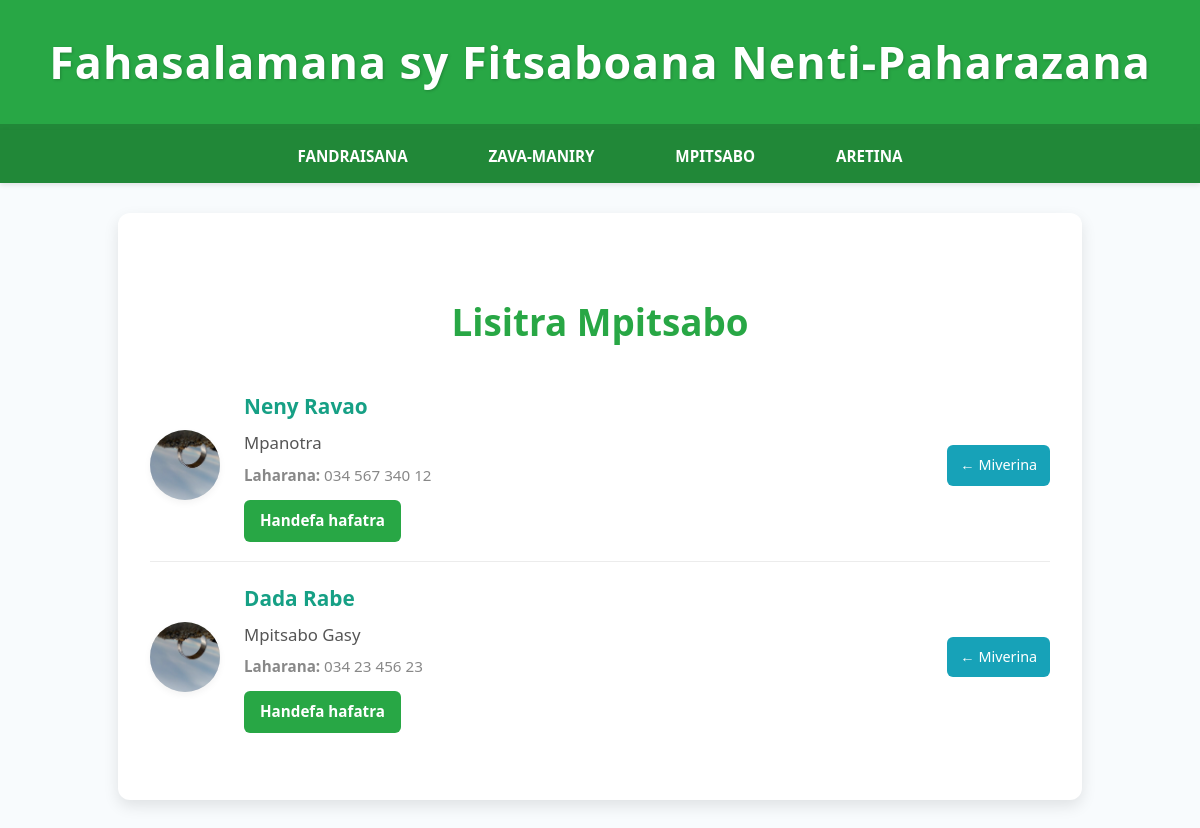
/mpitsabo/list_for_mpampiasa/ (signed in), run on the app's committed database.
### fahasalamana/models.py (models this page shows, shortened)
class Mpitsabo(models.Model):
    mpampiasa = models.OneToOneField('Mpampiasa', on_delete=models.CASCADE, related_name='mpitsabo')
    anarana = models.CharField(max_length=100)
    sary = models.ImageField(upload_to='sary_mpitsabo/', blank=True, null=True)
    momba = models.TextField(blank=True)
    laharana = models.CharField(max_length=100, blank=True, verbose_name="Laharana fahamarinana")
    taona_asa = models.PositiveIntegerField(default=0, verbose_name="Taona niasana")

### fahasalamana/views.py (the view)
# urls.py: path('mpitsabo/list_for_mpampiasa/', mpitsabo_list_for_mpampiasa, name='mpitsabo_list_for_mpampiasa'),
@login_required
def mpitsabo_list_for_mpampiasa(request):
    mpitsabo_list = Mpitsabo.objects.all()
    return render(request, 'mpitsabo_list_for_mpampiasa.html', {
        'mpitsabo_list': mpitsabo_list
    })

### fahasalamana/templates/mpitsabo_list_for_mpampiasa.html (shortened to what this page needs)
<!DOCTYPE html>
<html lang="mg">
<head>
</head>
<body>
    <header class="loham-boambirano">
        <h1>Fahasalamana sy Fitsaboana Nenti-Paharazana</h1>
    </header>
    <nav class="sakafo-navigasiona">
        <a href="{% url 'fandraisana' %}">Fandraisana</a>
        <a href="{% url 'zavamaniry_list' %}">Zava-maniry</a>
        <a href="{% url 'mpitsabo_list_for_mpampiasa' %}">Mpitsabo</a>
        <a href="{% url 'aretina_list' %}">Aretina</a>
    </nav>
    <div class="mpitsabo-list-container">
        <h2 style="text-align: center; margin-bottom: 1rem;">Lisitra Mpitsabo</h2>
        {% for mpitsabo in mpitsabo_list %}
        <div class="mpitsabo-item">
            {% if mpitsabo.sary %}
                <img src="{{ mpitsabo.sary.url }}" alt="Sary mpitsabo" class="mpitsabo-avatar">
            {% else %}
                <div class="mpitsabo-avatar"></div>
            {% endif %}
            <div class="mpitsabo-info">
                <div class="mpitsabo-name">{{ mpitsabo.anarana }}</div>
                <div class="mpitsabo-desc">{{ mpitsabo.momba|default:"(Tsy nisy fanazavana)"|truncatechars:60 }}</div>
                <div class="mpitsabo-laharana"><strong>Laharana:</strong> {{ mpitsabo.laharana|default:"-" }}</div>
                <a href="{% url 'hafa_hafatra' mpitsabo.mpampiasa.id %}" class="btn-hafatra">Handefa hafatra</a>
            </div>
            <a href="{% url 'mpampiasa_list_for_mpitsabo' %}" class="btn-retour">← Miverina</a>
        </div>
        {% empty %}
        <p>Tsy misy mpitsabo voasoratra.</p>
        {% endfor %}
    </div>
</body>
</html>

### fahasalamana/templates/mpitsabo_list_for_mpampiasa.html (style rules this page uses)
body { background-color: #f8fbfd; color: #2c3e50; font-family: 'Segoe UI', Tahoma, Geneva, Verdana, sans-serif; line-height: 1.7; margin: 0; padding: 0; }
.loham-boambirano { background-color: #28a745; color: white; padding: 1.5rem 0; text-align: center; border-bottom: 6px solid #218838; box-shadow: 0 4px 8px rgba(0, 0, 0, 0.15); }
.loham-boambirano h1 { margin: 0; font-size: 2.8em; letter-spacing: 1px; text-shadow: 1px 1px 3px rgba(0, 0, 0, 0.2); }
.sakafo-navigasiona { background-color: #218838; padding: 0.8rem 0; text-align: center; box-shadow: 0 2px 5px rgba(0, 0, 0, 0.1); }
.sakafo-navigasiona a { color: white; text-decoration: none; margin: 0 1.2rem; padding: 0.7rem 1.2rem; border-radius: 25px; transition: background-color 0.3s ease, transform 0.2s ease; font-weight: 600; text-transform: uppercase; font-size: 0.95em; }
.mpitsabo-list-container { padding: 3rem 2rem; max-width: 900px; margin: 30px auto; background-color: #ffffff; border-radius: 12px; box-shadow: 0 6px 15px rgba(0, 0, 0, 0.1); }
.mpitsabo-list-container h2 { text-align: center; color: #28a745; font-size: 2.3rem; margin-bottom: 2rem; font-weight: 700; }
.mpitsabo-item { display: flex; align-items: center; padding: 1.2rem 0; border-bottom: 1px solid #ececec; transition: background 0.2s; }
.mpitsabo-item:last-child { border-bottom: none; }
.mpitsabo-avatar { width: 70px; height: 70px; border-radius: 50%; object-fit: cover; background: #e0e0e0; margin-right: 1.5rem; box-shadow: 0 3px 7px rgba(0, 0, 0, 0.05); }
.mpitsabo-info { flex: 1; }
.mpitsabo-name { font-size: 1.3rem; color: #16a085; font-weight: bold; margin-bottom: 0.3rem; }
.mpitsabo-desc { font-size: 1.05rem; color: #555; margin-bottom: 0.3rem; }
.mpitsabo-laharana { font-size: 0.95rem; color: #888; margin-bottom: 0.4rem; }
.btn-hafatra { background-color: #28a745; color: white; padding: 0.5rem 1rem; text-decoration: none; border-radius: 6px; font-size: 0.95rem; font-weight: 600; transition: background-color 0.3s, transform 0.2s; display: inline-block; margin-top: 0.3rem; }
.btn-retour { background-color: #17a2b8; color: white; padding: 0.5rem 0.8rem; text-decoration: none; border-radius: 6px; font-size: 0.9rem; font-weight: 500; transition: background-color 0.3s, transform 0.2s; margin-left: 1rem; }

### data on the page
Mpitsabo: sary (picture), anarana "Neny Ravao", momba "Mpanotra", laharana "034 567 340 12"
Mpitsabo: sary (picture), anarana "Dada Rabe", momba "Mpitsabo Gasy", laharana "034 23 456 23"
